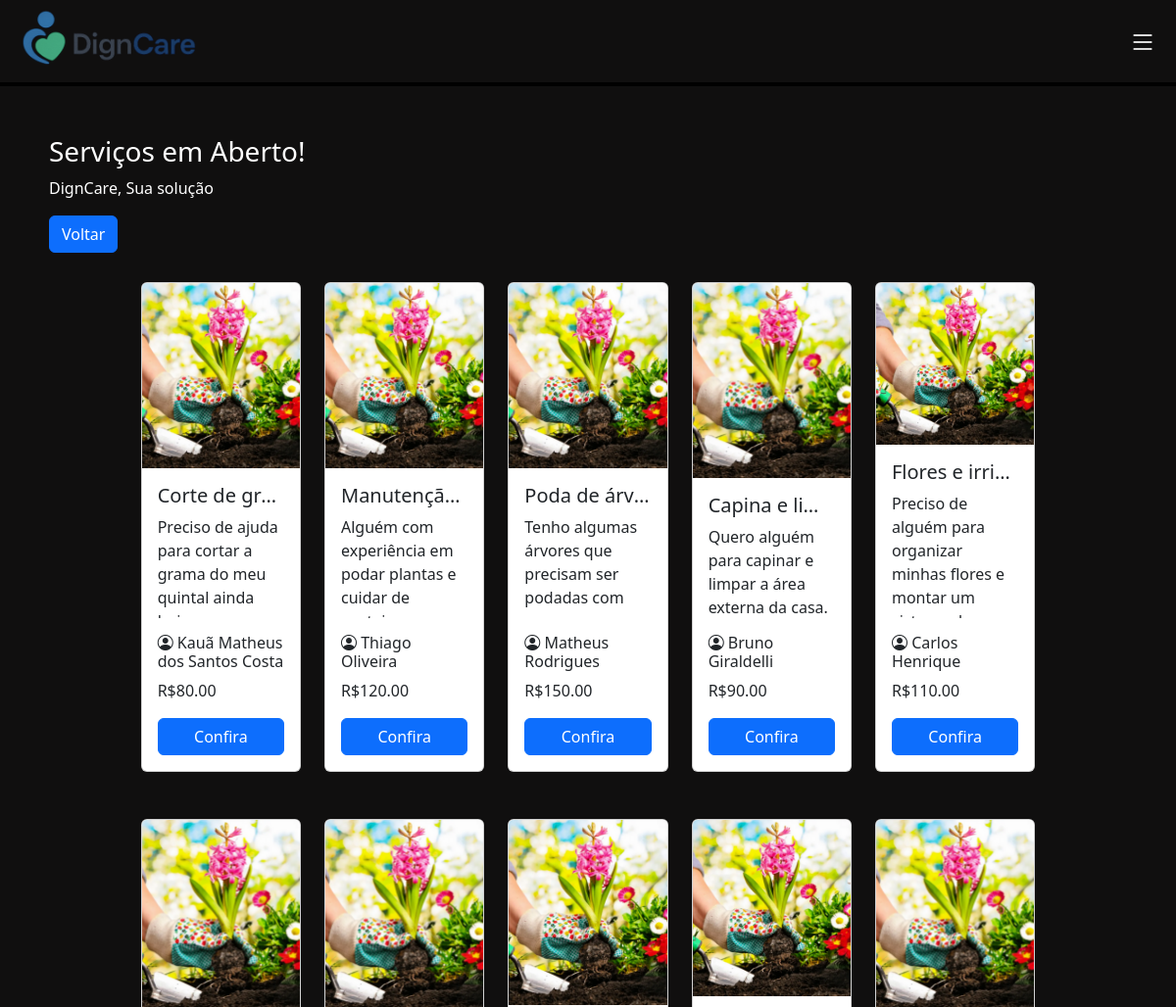
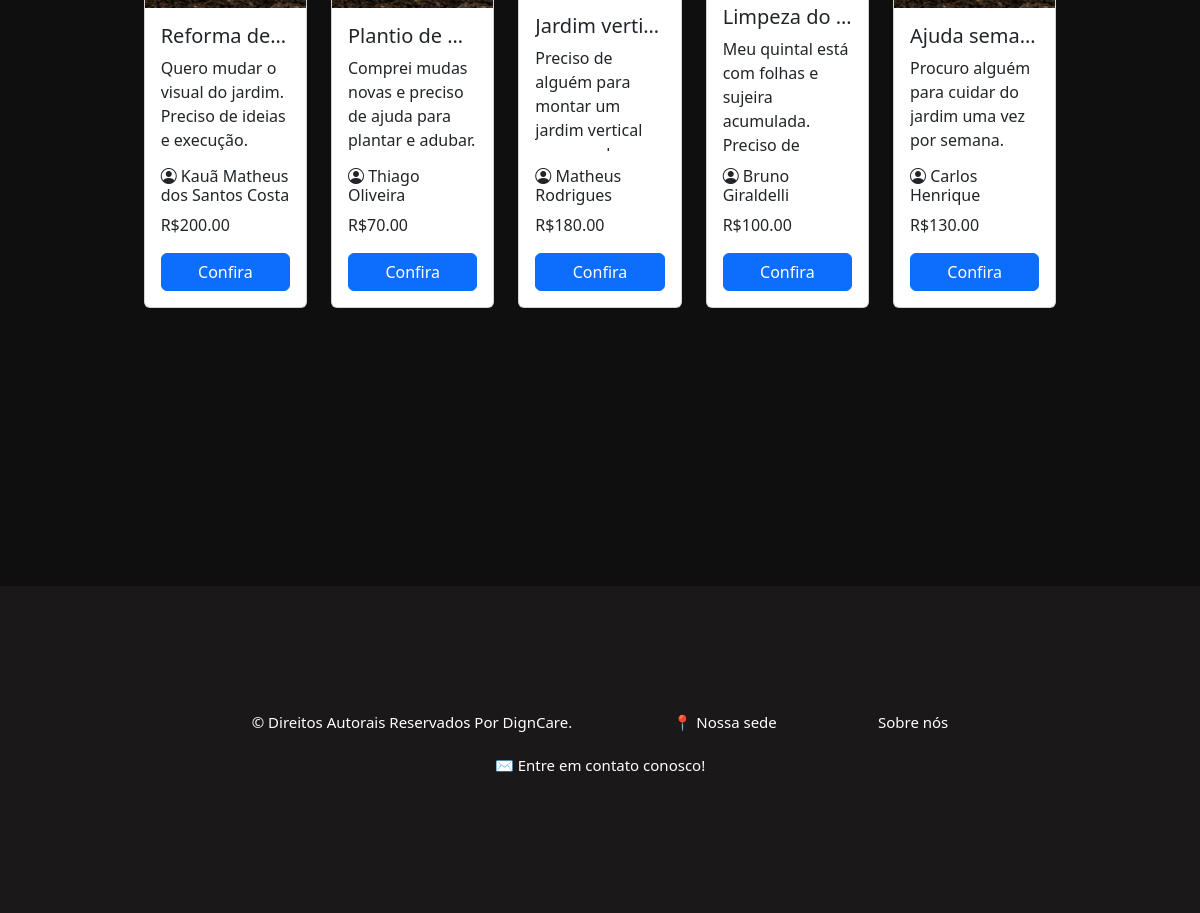
The page /html/servicos_abertos.php?filtro=1 (signed in) on the database its author committed (2 pictures, top to bottom).
### tables this page shows
CREATE TABLE `servico` (
  `servico_id` int NOT NULL AUTO_INCREMENT,
  `user_id_contratante` int NOT NULL,
  `user_id_contratado` int DEFAULT NULL,
  `local_id` int DEFAULT NULL,
  `tipoServico_id` int NOT NULL,
  `servico_data_criado` date DEFAULT NULL,
  `servico_data_realizado` date DEFAULT NULL,
  `avaliacao_id` int DEFAULT NULL,
  `servico_titulo` varchar(45) NOT NULL,
  `servico_descricao` varchar(250) DEFAULT NULL,
  `servico_valor` decimal(10,2) NOT NULL,
  `servico_status` varchar(45) DEFAULT NULL,
  PRIMARY KEY (`servico_id`),
  KEY `user_id_contratante_idx` (`user_id_contratante`),
  KEY `user_id_contratado_idx` (`user_id_contratado`),
  KEY `local_id_idx` (`local_id`),
  KEY `tipoServico_id_idx` (`tipoServico_id`),
  KEY `avaliacao_id_idx` (`avaliacao_id`),
  CONSTRAINT `fk_avaliacao_id` FOREIGN KEY (`avaliacao_id`) REFERENCES `avaliacao` (`avaliacao_id`)
);

CREATE TABLE `usuario` (
  `usr_id` int NOT NULL AUTO_INCREMENT,
  `usr_nome` varchar(50) NOT NULL,
  `usr_cpf` varchar(45) NOT NULL,
  `usr_idade` int DEFAULT NULL,
  `usr_tipo` varchar(45) DEFAULT NULL,
  `usr_email` varchar(45) NOT NULL,
  `usr_senha` varchar(100) NOT NULL,
  `tipoServico_id` int DEFAULT NULL,
  `avaliacao_id` int DEFAULT NULL,
  `usr_descricao` varchar(250) DEFAULT NULL,
  PRIMARY KEY (`usr_id`),
  UNIQUE KEY `usr_cpf_UNIQUE` (`usr_cpf`),
  UNIQUE KEY `usr_email_UNIQUE` (`usr_email`),
  KEY `tipoServico_id_idx` (`tipoServico_id`),
  KEY `avaliacao_id_idx` (`avaliacao_id`),
  CONSTRAINT `avaliacao_id` FOREIGN KEY (`avaliacao_id`) REFERENCES `avaliacao` (`avaliacao_id`),
  CONSTRAINT `tipoServico_id` FOREIGN KEY (`tipoServico_id`) REFERENCES `tiposervico` (`tipoServico_id`)
);

### html/servicos_abertos.php (the view, shortened to what this page needs)
<!DOCTYPE html>
<html lang="pt-br">
<head>
    <link rel="stylesheet" href="/CSS/serviços_abertos.css">
    <link href="https://cdn.jsdelivr.net/npm/bootstrap@5.3.6/dist/css/bootstrap.min.css" rel="stylesheet"
>
    <link rel="stylesheet" href="https://cdn.jsdelivr.net/npm/bootstrap-icons@1.10.5/font/bootstrap-icons.css">
</head>
<body class="fundo">
  <header>
    <nav class="navbar borda">
      <div class="nav justify-content-start">
        <a href="/html/home.php"><img class="mexe" src="/img/logo_horizontal.png" alt="logo" width="225"></a>
      </div>
      <div class="menu-icon" type="sidbar" data-bs-toggle="offcanvas" data-bs-target="#offcanvasRight" aria-controls="offcanvasRight"><i class="bi bi-list fs-3 iconscss"></i></div>
    </nav>
  </header>
    <section style="margin: 50px;">
    <div class="textcolor" style="margin-bottom: 30px;">
        <h3>Serviços em Aberto!</h3>
        <p>DignCare, Sua solução</p>
        <a href="/html/home_prestador.php" class="btn btn-primary">Voltar</a>
    </div>
    <?php
    require_once '../php/conecta_bd.php';
    $filtro = isset($_GET['filtro']) ? intval($_GET['filtro']) : 0;
    try {
        if ($filtro === 0) {
            echo '<p class="textcolor">Nenhum serviço encontrado para esse filtro.</p>';
        } else {
            $sql = "SELECT s.*, u.usr_nome
                    FROM servico s
                    JOIN usuario u ON s.user_id_contratante = u.usr_id
                    WHERE s.tipoServico_id = :filtro AND s.user_id_contratado IS NULL";
            $stmt = $pdo->prepare($sql);
            $stmt->execute(['filtro' => $filtro]);
            $servicos = $stmt->fetchAll(PDO::FETCH_ASSOC);
            if (count($servicos) > 0) {
                $imagens = [
                    1 => '../img/jardinagem.png',
                    2 => '../img/baba.png',
                    3 => '../img/Limpeza.png',
                    4 => '../img/cozinheiro.png',
                    5 => '../img/cuidadora.png',
                    6 => '../img/manutencao.png',
                    7 => '../img/pets.png',
                    8 => '../img/tutora.png'
                ];
                echo '<div class="row g-4 mb-5 justify-content-center">';
                $contador = 0;
                foreach ($servicos as $servico) {
                    $imagemServico = $imagens[$servico['tipoServico_id']] ?? 'default.jpg';
                    echo '
                        <div class="col-md-2">
                            <div class="card h-100" style="height: 100%; max-height: 500px; min-height: 500px; display: flex; flex-direction: column;">
                                <img id="imagemCategoria" src="' . $imagemServico . '" alt="Imagem da Categoria" class="card-img-top" style="height: 200px; object-fit: cover;">
                                <div class="card-body d-flex flex-column" style="overflow: hidden;">
                                    <h5 class="card-title text-truncate" title="' . htmlspecialchars($servico["servico_titulo"]) . '">
                                        ' . htmlspecialchars($servico["servico_titulo"]) . '
                                    </h5>
                                    <p class="card-text" style="flex: 1; overflow: hidden; text-overflow: ellipsis;">
                                        ' . htmlspecialchars($servico["servico_descricao"]) . '
                                    </p>
                                    <h6><i class="bi bi-person-circle"></i> ' . htmlspecialchars($servico["usr_nome"]) . '</h6>
                                    <p>R$' . htmlspecialchars($servico["servico_valor"]) . '</p>
                                    <a href="/php/aceitar_servico.php?servico_id=' . $servico["servico_id"] . '" class="btn btn-primary mt-auto">Confira</a>
                                </div>
                            </div>
                        </div>
                    ';
                    $contador++;
                    if ($contador % 5 === 0 && $contador < count($servicos)) {
                        echo '</div><div class="row g-4 mb-5 justify-content-center">';
                    }
                }
                echo '</div>';
            } else {
                echo '<p class="textcolor">Nenhum serviço encontrado para esse filtro.</p>';
            }
        }
    } catch (PDOException $e) {
        echo "Erro ao buscar serviços: " . $e->getMessage();
    }
    ?>
</section>
    <footer class="texto">
        <p class="mexe">&copy; Direitos Autorais Reservados Por DignCare.</p>
        <p ><a class="mexe" href="https://maps.app.goo.gl/9GVxGAeCZJMZK6yYA" target="_blank">📍 Nossa sede</a></p>
        <p ><a class="mexe" href="/html/sobre.php">Sobre nós</a></p>
        <p ><a class="mexe" href="mailto:digncare@gmail.com">✉ Entre em contato conosco!</a></p>
    </footer>
</body>
</html>

### CSS/serviços_abertos.css (style rules this page uses)
body { opacity: 0; transition: opacity 0.5s ease-in; }
body.loaded { opacity: 1; }
.fundo { background-color: rgba(16, 15, 15, 1) !important; }
.borda { border-bottom: 4px solid black; }
.textcolor { color: white !important; }
.mexe { transition: transform 0.3s ease; }
.iconscss { color:white; }
footer { margin-top: 15%; padding: 10%; background-color: rgb(26, 24, 24) ; text-align: center; }
footer > a, a:link, a:visited, a:active { text-decoration: none; color: white; }
.iconscss { font-size: 30px; color:white; margin-right: 20px; }
.texto { color: white !important; font-size: 20px !important; }

### CSS/corpo_padrao.css (style rules this page uses)
html, body { height: 100%; margin: 0; padding: 0; display: flex; flex-direction: column; }
body { opacity: 0; transition: opacity 0.5s ease-in; }
body.loaded { opacity: 1; }
.fundo { background-color: rgba(16, 15, 15, 1) !important; }
.borda { border-bottom: 4px solid black; }

### CSS/footer.css (style rules this page uses)
footer { margin-top: 10%; padding: 1%; background-color: rgb(26, 24, 24) ; text-align: center; }
footer>p { padding-inline: 5%; display: inline-flex; font-size: 15px !important; }
footer > a, a:link, a:visited, a:active { text-decoration: none; color: white; }
.texto { color: white !important; font-size: 20px !important; }

### rows shown on the page
servico: servico_titulo "Corte de gr…", servico_descricao "Preciso de ajuda para cortar a grama do meu quintal ainda…", usuario.usr_nome "Kauã Matheus dos Santos Costa", servico_valor "80.00"
servico: servico_titulo "Manutençã…", servico_descricao "Alguém com experiência em podar plantas e cuidar de…", usuario.usr_nome "Thiago Oliveira", servico_valor "120.00"
servico: servico_titulo "Poda de árv…", servico_descricao "Tenho algumas árvores que precisam ser podadas com…", usuario.usr_nome "Matheus Rodrigues", servico_valor "150.00"
servico: servico_titulo "Capina e li…", servico_descricao "Quero alguém para capinar e limpar a área externa da casa.", usuario.usr_nome "Bruno Giraldelli", servico_valor "90.00"
servico: servico_titulo "Flores e irri…", servico_descricao "Preciso de alguém para organizar minhas flores e montar um…", usuario.usr_nome "Carlos Henrique", servico_valor "110.00"
servico: servico_titulo "Reforma de…", servico_descricao "Quero mudar o visual do jardim. Preciso de ideias e execução.", usuario.usr_nome "Kauã Matheus dos Santos Costa", servico_valor "200.00"
servico: servico_titulo "Plantio de…", servico_descricao "Comprei mudas novas e preciso de ajuda para plantar e adubar.", usuario.usr_nome "Thiago Oliveira", servico_valor "70.00"
servico: servico_titulo "Jardim verti…", servico_descricao "Preciso de alguém para montar um jardim vertical…", usuario.usr_nome "Matheus Rodrigues", servico_valor "180.00"
servico: servico_titulo "Limpeza do…", servico_descricao "Meu quintal está com folhas e sujeira acumulada.…", usuario.usr_nome "Bruno Giraldelli", servico_valor "100.00"
servico: servico_titulo "Ajuda sema…", servico_descricao "Procuro alguém para cuidar do jardim uma vez por semana.", usuario.usr_nome "Carlos Henrique", servico_valor "130.00"
